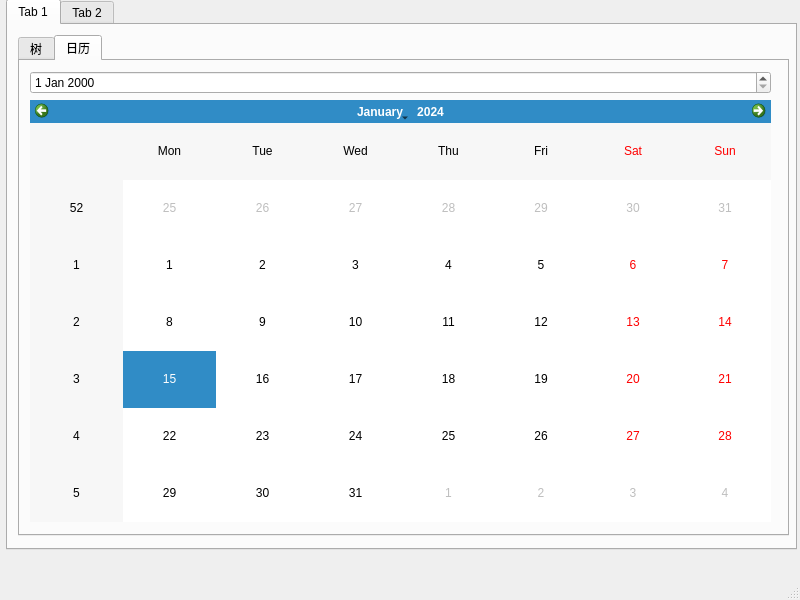
<?xml version="1.0" encoding="UTF-8"?>
<ui version="4.0">
 <class>MainWindow</class>
 <widget class="QMainWindow" name="MainWindow">
  <property name="geometry">
   <rect>
    <x>0</x>
    <y>0</y>
    <width>800</width>
    <height>600</height>
   </rect>
  </property>
  <property name="windowTitle">
   <string>Hello</string>
  </property>
  <widget class="QWidget" name="centralwidget">
   <widget class="QTabWidget" name="tabWidget">
    <property name="geometry">
     <rect>
      <x>6</x>
      <y>-1</y>
      <width>791</width>
      <height>551</height>
     </rect>
    </property>
    <property name="currentIndex">
     <number>0</number>
    </property>
    <widget class="QWidget" name="tab">
     <attribute name="title">
      <string>Tab 1</string>
     </attribute>
     <widget class="QTabWidget" name="tabWidget_2">
      <property name="geometry">
       <rect>
        <x>10</x>
        <y>10</y>
        <width>771</width>
        <height>501</height>
       </rect>
      </property>
      <property name="currentIndex">
       <number>1</number>
      </property>
      <widget class="QWidget" name="tab_3">
       <attribute name="title">
        <string>树</string>
       </attribute>
       <widget class="QTreeWidget" name="treeWidget">
        <property name="geometry">
         <rect>
          <x>9</x>
          <y>9</y>
          <width>741</width>
          <height>451</height>
         </rect>
        </property>
        <column>
         <property name="text">
          <string>第一列</string>
         </property>
        </column>
        <column>
         <property name="text">
          <string>扩展页</string>
         </property>
        </column>
        <item>
         <property name="text">
          <string>条目1</string>
         </property>
         <item>
          <property name="text">
           <string>子条目</string>
          </property>
         </item>
        </item>
       </widget>
      </widget>
      <widget class="QWidget" name="tab_4">
       <attribute name="title">
        <string>日历</string>
       </attribute>
       <widget class="QWidget" name="layoutWidget">
        <property name="geometry">
         <rect>
          <x>10</x>
          <y>10</y>
          <width>741</width>
          <height>451</height>
         </rect>
        </property>
        <layout class="QVBoxLayout" name="verticalLayout">
         <item>
          <widget class="QDateEdit" name="dateEdit"/>
         </item>
         <item>
          <widget class="QCalendarWidget" name="calendarWidget"/>
         </item>
        </layout>
       </widget>
      </widget>
     </widget>
    </widget>
    <widget class="QWidget" name="tab_2">
     <attribute name="title">
      <string>Tab 2</string>
     </attribute>
     <widget class="QFontComboBox" name="fontComboBox">
      <property name="geometry">
       <rect>
        <x>10</x>
        <y>190</y>
        <width>381</width>
        <height>22</height>
       </rect>
      </property>
     </widget>
     <widget class="QLabel" name="label">
      <property name="geometry">
       <rect>
        <x>20</x>
        <y>250</y>
        <width>371</width>
        <height>161</height>
       </rect>
      </property>
      <property name="text">
       <string>TextLabel</string>
      </property>
     </widget>
     <widget class="QProgressBar" name="progressBar">
      <property name="geometry">
       <rect>
        <x>20</x>
        <y>440</y>
        <width>741</width>
        <height>23</height>
       </rect>
      </property>
      <property name="value">
       <number>24</number>
      </property>
     </widget>
     <widget class="QWidget" name="layoutWidget">
      <property name="geometry">
       <rect>
        <x>10</x>
        <y>10</y>
        <width>761</width>
        <height>111</height>
       </rect>
      </property>
      <layout class="QHBoxLayout" name="horizontalLayout_2">
       <item>
        <widget class="QGroupBox" name="groupBox">
         <property name="title">
          <string>功能选择</string>
         </property>
         <widget class="QWidget" name="layoutWidget">
          <property name="geometry">
           <rect>
            <x>80</x>
            <y>21</y>
            <width>111</width>
            <height>81</height>
           </rect>
          </property>
          <layout class="QVBoxLayout" name="verticalLayout_2">
           <item>
            <widget class="QRadioButton" name="radioButton">
             <property name="text">
              <string>开始</string>
             </property>
            </widget>
           </item>
           <item>
            <widget class="QRadioButton" name="radioButton_2">
             <property name="text">
              <string>停止</string>
             </property>
            </widget>
           </item>
           <item>
            <widget class="QRadioButton" name="radioButton_3">
             <property name="text">
              <string>重置</string>
             </property>
            </widget>
           </item>
          </layout>
         </widget>
        </widget>
       </item>
       <item>
        <widget class="QGroupBox" name="groupBox_2">
         <property name="title">
          <string>移动刻度盘</string>
         </property>
         <widget class="QWidget" name="layoutWidget">
          <property name="geometry">
           <rect>
            <x>11</x>
            <y>10</y>
            <width>341</width>
            <height>91</height>
           </rect>
          </property>
          <layout class="QHBoxLayout" name="horizontalLayout">
           <item>
            <widget class="QDial" name="dial"/>
           </item>
           <item>
            <widget class="QLCDNumber" name="lcdNumber"/>
           </item>
          </layout>
         </widget>
        </widget>
       </item>
      </layout>
     </widget>
    </widget>
   </widget>
  </widget>
  <widget class="QMenuBar" name="menubar">
   <property name="geometry">
    <rect>
     <x>0</x>
     <y>0</y>
     <width>800</width>
     <height>23</height>
    </rect>
   </property>
  </widget>
  <widget class="QStatusBar" name="statusbar"/>
 </widget>
 <resources/>
 <connections/>
</ui>
